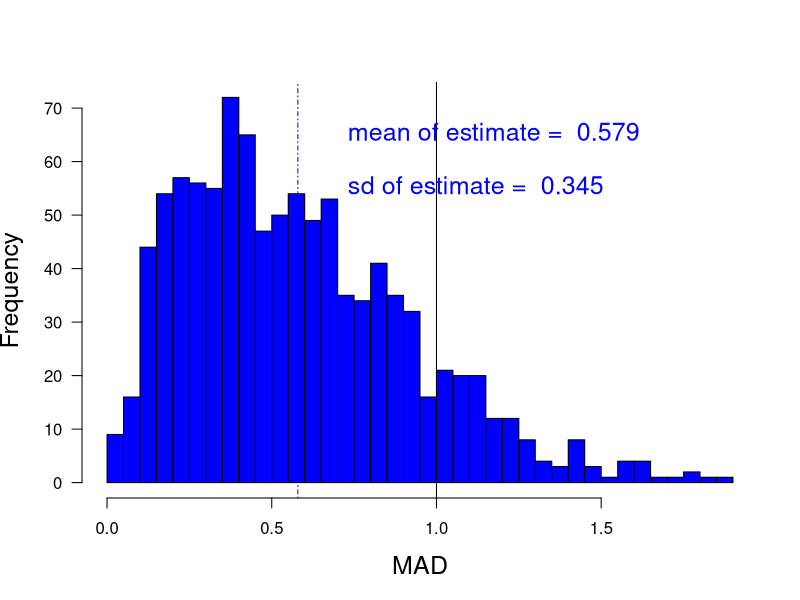

The R script that drew this image:
print('file: MADnormal1.R')
# Estimate standard deviation: MAD,normal distribution
#      MAD = Median Absolute deviation about the Median
#      Moronna et al. (2006, p.~5)
set.seed(1953)
M = 1e3   # number of Monte-Carlo runs
n = 5      # sample size
sdest = numeric(M)
for(m in 1:M) {x=rnorm(n); sdest[m]=median(abs(x-median(x)))}
# png('MCmadNormal160819.png',width=16,height=16,units='cm',res=300)
hist(sdest,30,col='blue',xlab='MAD',main='',las=1,cex.lab=1.5)
meansdest = mean(sdest)  #   (expected: close to sigma = 1)
sdsdest = sd(sdest)
abline(v=1,col='black',lty=1)
abline(v=meansdest,col='blue',lty=4)
xt = 0.7
text(xt,65,pos=4,paste('mean of estimate = ',as.character(round(meansdest,3))),col='blue',cex=1.5)
text(xt,55,pos=4,paste('sd of estimate = ',as.character(round(sdsdest,3))),col='blue',cex=1.5)
# dev.off()